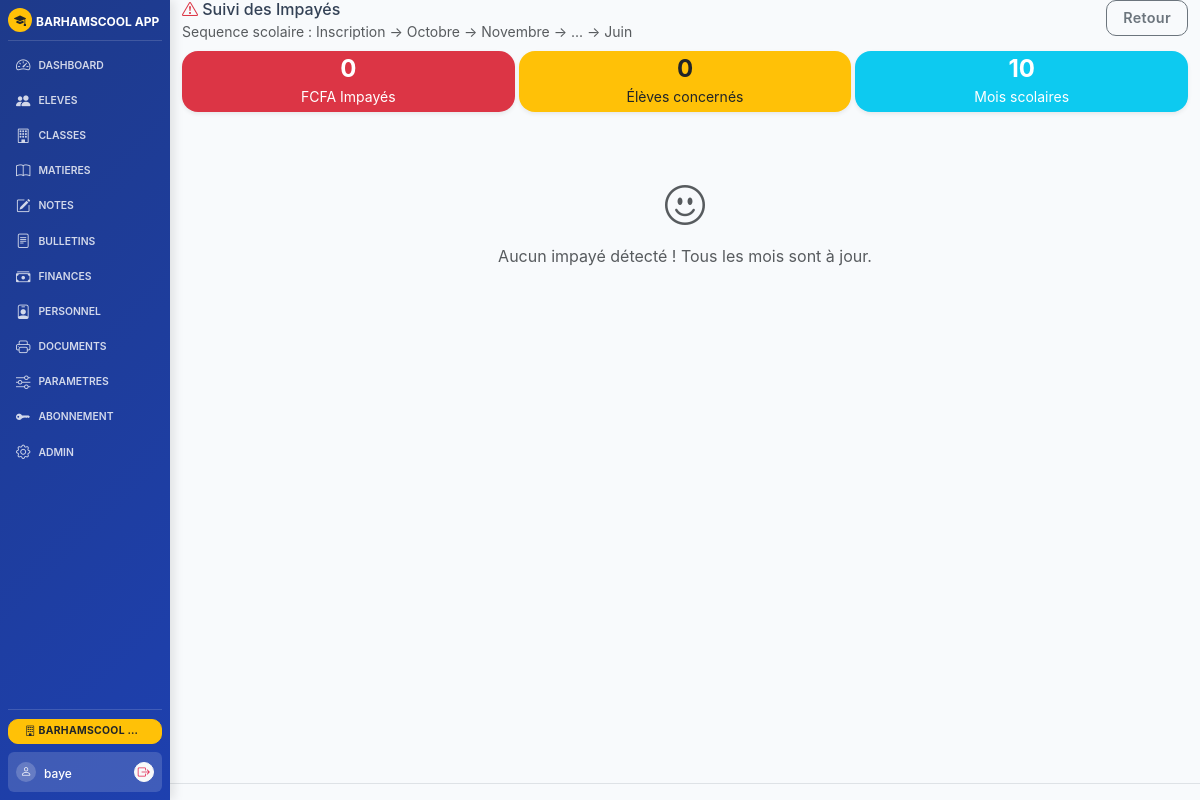
Page /finances/impayes (signed in) on the committed database.
### models.py (models this page shows, shortened)
class Ecole(db.Model):
    id = db.Column(db.Integer, primary_key=True)
    nom = db.Column(db.String(200), default='BARHAMSCOOL APP')
    identifiant = db.Column(db.String(50), unique=True, nullable=True)
    adresse = db.Column(db.String(300), default='ZAC MBAO CITE CAPEC')
    tel = db.Column(db.String(100), default='338369035-772601310-777385032')
    annee_scolaire = db.Column(db.String(20), default='2024-2025')
    zone = db.Column(db.String(100), default='RUFISQUE')
    dev = db.Column(db.String(200), default='Abdou Diatta - Barham Informatique')
    email = db.Column(db.String(150), default='')
    type_ecole = db.Column(db.String(100), default='')
    directeur = db.Column(db.String(150), default='')
    chef_etablissement = db.Column(db.String(150), default='')
    slogan = db.Column(db.String(300), default='')
    autorisation = db.Column(db.String(100), default='')
    code_etablissement = db.Column(db.String(50), default='')
    ia = db.Column(db.String(100), default='')
    ief = db.Column(db.String(100), default='')
    session_timeout = db.Column(db.Integer, default=30)  # en minutes
    max_login_attempts = db.Column(db.Integer, default=5)
    lockout_duration = db.Column(db.Integer, default=15)  # en minutes
    ip_whitelist = db.Column(db.Text, default='')  # IPs autorisées (séparées par virgule)
    smtp_server = db.Column(db.String(150), default='')
    smtp_port = db.Column(db.Integer, default=587)
    smtp_user = db.Column(db.String(150), default='')
    smtp_password = db.Column(db.String(150), default='')
    smtp_use_tls = db.Column(db.Boolean, default=True)
    email_expediteur = db.Column(db.String(150), default='')

class User(UserMixin, db.Model):
    id = db.Column(db.Integer, primary_key=True)
    username = db.Column(db.String(80), unique=True, nullable=False)
    password_hash = db.Column(db.String(256), nullable=False)
    role = db.Column(db.String(50), default='user')
    ecole_id = db.Column(db.Integer, db.ForeignKey('ecole.id'), nullable=True)
    created_at = db.Column(db.DateTime, default=lambda: datetime.now(timezone.utc))
    last_login = db.Column(db.DateTime, nullable=True)
    identifiant = db.Column(db.String(50), unique=True, nullable=True)
    ecole = db.relationship('Ecole', backref='users')

### routes_finances.py (the view, shortened to what this page needs)
@app.route('/finances/impayes')
@login_required
def impayes():
    ecole_id = get_current_ecole_id()
    e = Ecole.query.get(ecole_id); annee = _annee_courante(e)
    mois_scolaires = ['Inscription','Octobre','Novembre','Decembre','Janvier','Fevrier','Mars','Avril','Mai','Juin']
    eleves = Eleve.query.filter_by(ecole_id=ecole_id, annee_scolaire=annee).order_by(Eleve.nom).all()
    impayes_liste = []
    total_impayes_global = 0
    return render_template('finances/impayes.html', impayes=impayes_liste, ecole=e,
                         total_impayes_global=total_impayes_global, nb_eleves=len(impayes_liste),
                         mois_scolaires=mois_scolaires)

### templates/finances/impayes.html (shortened to what this page needs)
{% extends "base.html" %}
{% block content %}
<div class="row mb-2">
    <div class="col-md-6">
        <h6 class="mb-0"><i class="bi bi-exclamation-triangle text-danger"></i> Suivi des Impayés</h6>
        <small class="text-muted">Sequence scolaire : Inscription → Octobre → Novembre → ... → Juin</small>
    </div>
    <div class="col-md-6 text-end">
        <a href="{{ url_for('finances') }}" class="btn btn-outline-secondary btn-sm">Retour</a>
    </div>
</div>
<div class="row mb-2 g-1">
    <div class="col-4">
        <div class="card bg-danger text-white border-0 shadow-sm">
            <div class="card-body text-center py-1">
                <h4 class="mb-0 fw-bold">{{ "{:,.0f}".format(total_impayes_global).replace(',', ' ') }}</h4>
                <small>FCFA Impayés</small>
            </div>
        </div>
    </div>
    <div class="col-4">
        <div class="card bg-warning text-dark border-0 shadow-sm">
            <div class="card-body text-center py-1">
                <h4 class="mb-0 fw-bold">{{ nb_eleves }}</h4>
                <small>Élèves concernés</small>
            </div>
        </div>
    </div>
    <div class="col-4">
        <div class="card bg-info text-white border-0 shadow-sm">
            <div class="card-body text-center py-1">
                <h4 class="mb-0 fw-bold">{{ mois_scolaires|length }}</h4>
                <small>Mois scolaires</small>
            </div>
        </div>
    </div>
</div>
<div style="max-height:68vh;overflow-y:auto;overflow-x:hidden;">
    {% if impayes %}
        {% for item in impayes %}
        <div class="card shadow-sm border-0 mb-2">
            <div class="card-header bg-light py-1 px-2 d-flex justify-content-between align-items-center">
                <div>
                    <strong>{{ item.eleve.prenom }} {{ item.eleve.nom }}</strong>
                    <span class="badge bg-secondary ms-1">{{ item.eleve.classe.nom }}</span>
                    <small class="text-muted ms-1">{{ item.eleve.code }}</small>
                </div>
                <div>
                    <span class="badge bg-danger">{{ item.nb_mois }} mois impayé(s)</span>
                    <span class="badge bg-dark ms-1">{{ "{:,.0f}".format(item.total_impaye).replace(',', ' ') }} FCFA</span>
                </div>
            </div>
            <div class="card-body py-1 px-2">
                <div class="row g-1">
                    {% for mois_manquant in item.mois %}
                    <div class="col-md-4">
                        <div class="border rounded p-2 d-flex justify-content-between align-items-center bg-white">
                            <div>
                                <span class="badge bg-danger me-1" style="font-size:0.65rem;">
                                    {% if mois_manquant.mois == 'Inscription' %}INS
                                    {% elif mois_manquant.mois == 'Octobre' %}OCT
                                    {% elif mois_manquant.mois == 'Novembre' %}NOV
                                    {% elif mois_manquant.mois == 'Decembre' %}DEC
                                    {% elif mois_manquant.mois == 'Janvier' %}JAN
                                    {% elif mois_manquant.mois == 'Fevrier' %}FEV
                                    {% elif mois_manquant.mois == 'Mars' %}MAR
                                    {% elif mois_manquant.mois == 'Avril' %}AVR
                                    {% elif mois_manquant.mois == 'Mai' %}MAI
                                    {% elif mois_manquant.mois == 'Juin' %}JUI
                                    {% else %}{{ mois_manquant.mois[:3].upper() }}{% endif %}
                                </span>
                                <small>{{ mois_manquant.mois }}</small>
                            </div>
                            <div class="text-end">
                                <small class="text-muted">Tarif: {{ "{:,.0f}".format(mois_manquant.tarif).replace(',', ' ') }}</small><br>
                                <small class="text-danger fw-bold">Reste: {{ "{:,.0f}".format(mois_manquant.reste).replace(',', ' ') }} FCFA</small>
                            </div>
                        </div>
                    </div>
                    {% endfor %}
                </div>
                <div class="text-end mt-1">
                    <a href="{{ url_for('paiement_ajouter') }}" class="btn btn-success btn-xs py-0 px-1" style="font-size:0.6rem;">
                        <i class="bi bi-cash-coin"></i> Paiement
                    </a>
                </div>
            </div>
        </div>
        {% endfor %}
    {% else %}
    <div class="text-center py-5 text-muted">
        <i class="bi bi-emoji-smile fs-1"></i>
        <p class="mt-2">Aucun impayé détecté ! Tous les mois sont à jour.</p>
    </div>
    {% endif %}
</div>
{% endblock %}

### templates/base.html (shortened to what this page needs)
<!DOCTYPE html>
<html lang="fr">
<head>
    <link href="https://cdn.jsdelivr.net/npm/bootstrap@5.3.3/dist/css/bootstrap.min.css" rel="stylesheet">
    <link href="https://cdn.jsdelivr.net/npm/bootstrap-icons@1.11.3/font/bootstrap-icons.min.css" rel="stylesheet">
    <link href="{{ url_for('static', filename='css/style.css') }}?v=3" rel="stylesheet">
</head>
<body>
    <div class="app-layout {% if not current_user.is_authenticated %}no-sidebar{% endif %}">
        {% if current_user.is_authenticated %}
        <aside class="app-sidebar text-white" id="appSidebar">
            <div class="sidebar-brand">
                <div class="brand-icon bg-warning text-dark rounded-circle me-1" style="width:24px; height:24px; display:flex; align-items:center; justify-content:center; flex-shrink: 0;">
                    <i class="bi bi-mortarboard-fill" style="font-size: 0.75rem !important;"></i>
                </div>
                <div class="brand-text text-truncate" title="{{ ecole.nom if ecole else 'BARHAMSCOOL APP' }}">
                    <span class="fw-bold" style="font-size: 0.75rem !important;">{{ ecole.nom if ecole else 'BARHAMSCOOL APP' }}</span>
                </div>
            </div>
            <nav class="sidebar-menu">
                <ul class="nav flex-column gap-0">
                    {% if not has_licence %}
                    <li class="nav-item">
                        <a class="nav-link d-flex align-items-center gap-2 py-1 px-2 {{ 'active' if request.endpoint == 'abonnement' }}" href="{{ url_for('abonnement') }}">
                            <i class="bi bi-key-fill" style="font-size: 0.9rem;"></i>
                            <span style="font-size: 0.65rem; text-transform: uppercase; font-weight: 600;">Abonnement</span>
                        </a>
                    </li>
                    {% else %}
                    {% for endpoint, icon, label in nav_items %}
                    <li class="nav-item">
                        <a class="nav-link d-flex align-items-center gap-2 py-1 px-2 {{ 'active' if request.endpoint == endpoint }}" href="{{ url_for(endpoint) }}">
                            <i class="bi {{ icon }}" style="font-size: 0.9rem;"></i>
                            <span style="font-size: 0.65rem; text-transform: uppercase; font-weight: 600;">{{ label }}</span>
                        </a>
                    </li>
                    {% endfor %}
                    <li class="nav-item">
                        <a class="nav-link d-flex align-items-center gap-2 py-1 px-2 {{ 'active' if request.endpoint == 'parametres_financiers' }}" href="{{ url_for('parametres_financiers') }}">
                            <i class="bi bi-sliders" style="font-size: 0.9rem;"></i>
                            <span style="font-size: 0.65rem; text-transform: uppercase; font-weight: 600;">Parametres</span>
                        </a>
                    </li>
                    <li class="nav-item">
                        <a class="nav-link d-flex align-items-center gap-2 py-1 px-2 {{ 'active' if request.endpoint == 'abonnement' }}" href="{{ url_for('abonnement') }}">
                            <i class="bi bi-key-fill" style="font-size: 0.9rem;"></i>
                            <span style="font-size: 0.65rem; text-transform: uppercase; font-weight: 600;">Abonnement</span>
                        </a>
                    </li>
                    {% endif %}
                    {% if current_user.role == 'super_users' %}
                    <li class="nav-item">
                        <a class="nav-link d-flex align-items-center gap-2 py-1 px-2 {{ 'active' if request.endpoint == 'admin' }}" href="{{ url_for('admin') }}">
                            <i class="bi bi-gear" style="font-size: 0.9rem;"></i>
                            <span style="font-size: 0.65rem; text-transform: uppercase; font-weight: 600;">Admin</span>
                        </a>
                    </li>
                    {% endif %}
                </ul>
            </nav>
            <div class="sidebar-footer mt-auto">
                {% if current_user.role == 'super_users' and all_ecoles %}
                <div class="dropdown w-100 mb-2">
                    <button class="btn btn-sm btn-warning text-dark dropdown-toggle fw-bold w-100 py-1" type="button" data-bs-toggle="dropdown" aria-expanded="false" style="font-size: 0.65rem; line-height: 1.4; text-overflow: ellipsis; overflow: hidden; white-space: nowrap;" title="{{ ecole.nom if ecole else 'École' }}">
                        <i class="bi bi-building"></i> {{ ecole.nom if ecole else 'École' }}
                    </button>
                </div>
                {% endif %}
                <div class="user-profile-block d-flex align-items-center justify-content-between p-2 rounded" style="background: rgba(255,255,255,0.15);">
                    <div class="d-flex align-items-center gap-2">
                        <div class="avatar bg-white-20 rounded-circle" style="width:20px; height:20px; display:flex; align-items:center; justify-content:center;">
                            <i class="bi bi-person" style="font-size: 0.7rem;"></i>
                        </div>
                        <div class="user-info text-truncate">
                            <span class="fw-medium text-white" style="font-size: 0.75rem;">{{ current_user.username }}</span>
                        </div>
                    </div>
                    <a class="btn btn-sm btn-light p-0 rounded-circle d-flex align-items-center justify-content-center" href="{{ url_for('logout') }}" title="Quitter" style="width: 20px; height: 20px; color: var(--danger-color) !important;">
                        <i class="bi bi-box-arrow-right" style="font-size: 0.75rem;"></i>
                    </a>
                </div>
            </div>
        </aside>
        {% endif %}
        <main class="app-main">
            <div class="container-fluid" style="margin-top:0 !important; padding-top:0 !important;">
                {% block content %}{% endblock %}
            </div>
            <footer class="text-center text-muted py-2 mt-auto border-top small">
            </footer>
        </main>
    </div>
</body>
</html>

### rows in the picture
Ecole: nom "BARHAMSCOOL APP", nom "BARHAMSCOOL…"
User: username "baye"

### other values in the picture
{{ label }} "DASHBOARD" "ELEVES" "CLASSES" "MATIERES" "NOTES" "BULLETINS" "FINANCES" "PERSONNEL" "DOCUMENTS"
{{ "{:,.0f}".format(total_impayes_global).replace(',', ' ') }} "0"
{{ nb_eleves }} "0"
{{ mois_scolaires|length }} "10"
